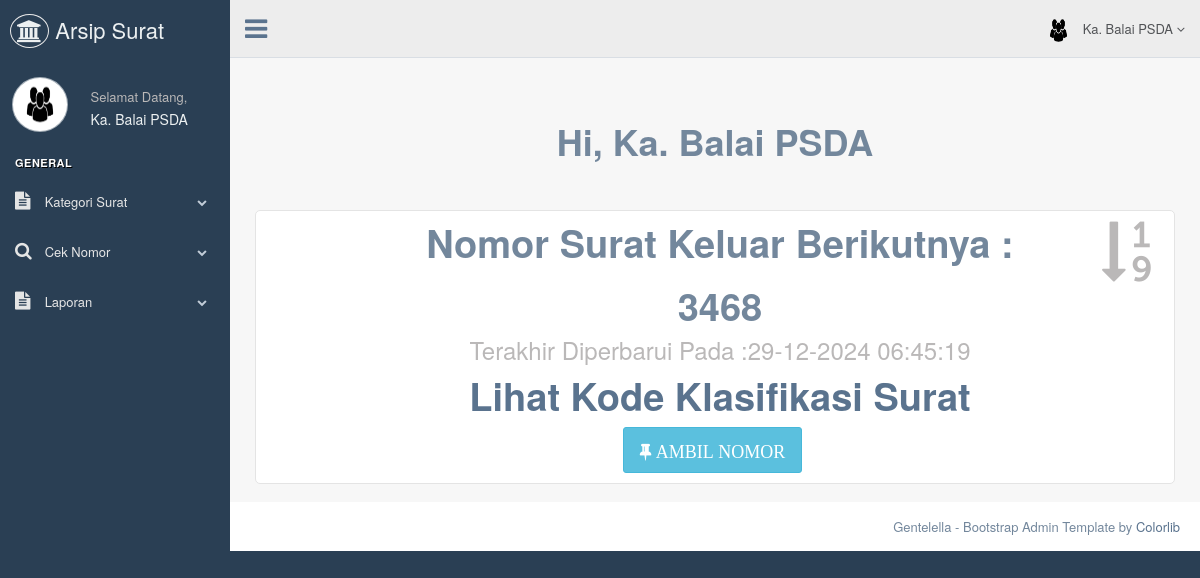
/bagian/ceknomor.php (signed in), run on an earlier commit of the app's database.
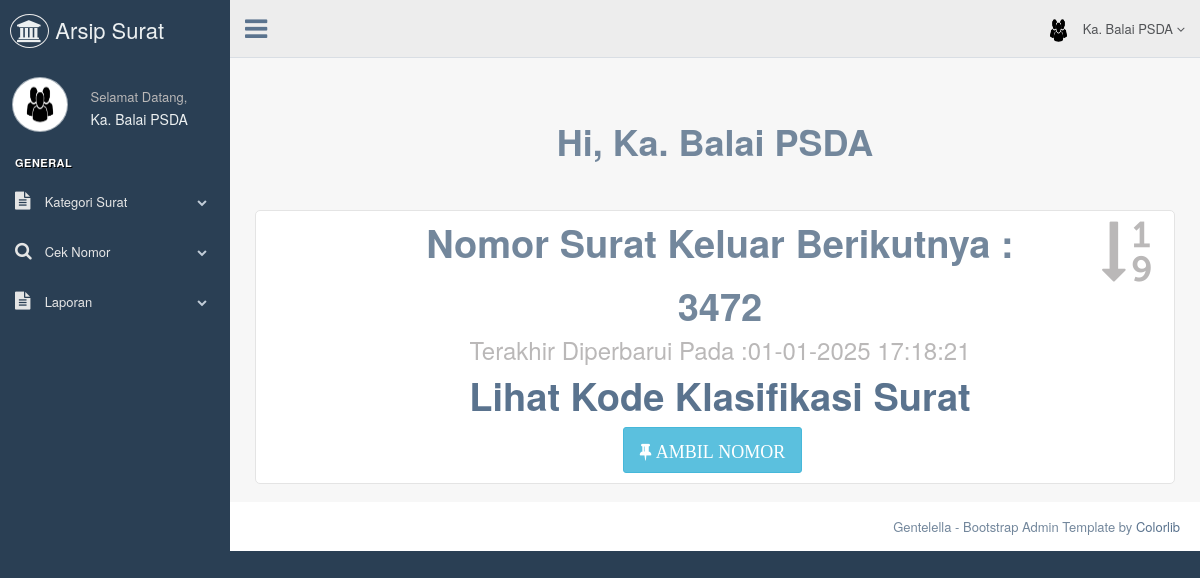
And on a later commit of the database.
### tables this page shows
CREATE TABLE `tb_suratkeluar` (
  `id_suratkeluar` int NOT NULL AUTO_INCREMENT,
  `id_bagian` int DEFAULT NULL,
  `tanggalkeluar_suratkeluar` datetime NOT NULL,
  `kode_suratkeluar` varchar(10) NOT NULL,
  `nomor_suratkeluar` varchar(45) NOT NULL,
  `nama_bagian` varchar(70) NOT NULL,
  `tanggalsurat_suratkeluar` date NOT NULL,
  `kepada_suratkeluar` varchar(255) NOT NULL,
  `perihal_suratkeluar` text NOT NULL,
  `file_suratkeluar` varchar(255) NOT NULL,
  `operator` varchar(50) NOT NULL,
  `tanggal_entry` datetime NOT NULL DEFAULT CURRENT_TIMESTAMP,
  PRIMARY KEY (`id_suratkeluar`),
  UNIQUE KEY `nomor_suratkeluar` (`nomor_suratkeluar`),
  KEY `fk_id_bagian` (`id_bagian`),
  CONSTRAINT `fk_id_bagian` FOREIGN KEY (`id_bagian`) REFERENCES `tb_bagian` (`id_bagian`) ON DELETE SET NULL ON UPDATE CASCADE
);

### bagian/ceknomor.php (the view, shortened to what this page needs)
<!DOCTYPE html>
<html lang="en">
  <head>
    <link href="../assets/vendors/bootstrap/dist/css/bootstrap.min.css" rel="stylesheet">
    <link href="../assets/vendors/font-awesome/css/font-awesome.min.css" rel="stylesheet">
    <link href="../assets/vendors/nprogress/nprogress.css" rel="stylesheet">
    <link href="../assets/vendors/iCheck/skins/flat/green.css" rel="stylesheet">
    <link href="../assets/vendors/bootstrap-progressbar/css/bootstrap-progressbar-3.3.4.min.css" rel="stylesheet">
    <link href="../assets/vendors/jqvmap/dist/jqvmap.min.css" rel="stylesheet"/>
    <link href="../assets/vendors/bootstrap-daterangepicker/daterangepicker.css" rel="stylesheet">
    <link href="../assets/build/css/custom.min.css" rel="stylesheet">
  </head>
  <body class="nav-md">
    <div class="container body">
      <div class="main_container">
        <?php
        include("sidebarmenu.php");
        ?>
        <?php
        include("header.php");
        ?>
        <div class="right_col" role="main">
          <div class="row">
              <div class="col-md-12">
                <div class="">
                  <div class="x_content">
                    <div class="row">
                      <div class="row">
                        <div class="col-md-12 col-sm-12 col-xs-12">
                            <br><br>
                                <center><h1><b>Hi, <?php echo $_SESSION['nama'];?></b></h1></center>
                            <br><br>
                        </div>
                      </div>
                      <?php include '../koneksi/koneksi.php';
                          $sql1 		= "SELECT * FROM tb_suratkeluar ORDER BY tanggal_entry DESC LIMIT 1" ;
                          $query1  	= mysqli_query($db, $sql1);
                          $data1     = mysqli_fetch_array($query1);
                          $update = $data1['tanggal_entry'];
                          $update = date('d-m-Y H:i:s', strtotime($update));
                          $sql2 		= "SELECT * FROM tb_suratkeluar ORDER BY nomor_suratkeluar DESC LIMIT 1" ;
                          $query2  	= mysqli_query($db, $sql2);
                          $data2     = mysqli_fetch_array($query2);
                          $nomor = $data2['nomor_suratkeluar'];
                          if ($jumlah =0){
                            $nomorbaru = "0001";
                          } else {
                            $nomormax = substr($nomor,0,4);
                            $nomorbaru = intval($nomormax)+1;
                            }
                            ?>
                    <form action="ambilnomor.php"  name="ambilnomor" method="post" enctype="multipart/form-data" id="demo-form2" data-parsley-validate class="form-horizontal form-label-left">
                      <div class="animated flipInY col-lg-12 col-md-12 col-sm-12 col-xs-12">
                        <div class="tile-stats">
                          <div class="icon"><i class="fa fa-sort-numeric-asc"></i>
                          </div>
                          <div class="count"><center>Nomor Surat Keluar Berikutnya :</center></div>
                          <div class="count"><center><?php echo "$nomorbaru" ?></center></div>
                          <center><h3>Terakhir Diperbarui Pada :<?php echo "$update" ?></h3> </center>
                          <div class="count"><a href= "../admin/file/kode_klasifikasi_surat.xlsx"><center>Lihat Kode Klasifikasi Surat</center></a></div>
                         <center><button type="submit" title="Ambil Nomor" class="btn btn-info btn-lg"><i class="fa  fa-thumb-tack">  AMBIL NOMOR</i></button></a></center>
                        </div>
                      </div>
                    </div>
                </div>
            </div>
          </div>
          </div>
        </div>
        <footer>
          <div class="pull-right">
            Gentelella - Bootstrap Admin Template by <a href="https://colorlib.com">Colorlib</a>
          </div>
          <div class="clearfix"></div>
        </footer>
      </div>
    </div>
  </body>
</html>

What changed in the data, as far as the page shows it:
no longer on this page (row unchanged): tb_suratkeluar: nomor_suratkeluar "3468", tanggal_entry "29-12-2024 06:45:19"
added tb_suratkeluar: nomor_suratkeluar "3472", tanggal_entry "01-01-2025 17:18:21"
